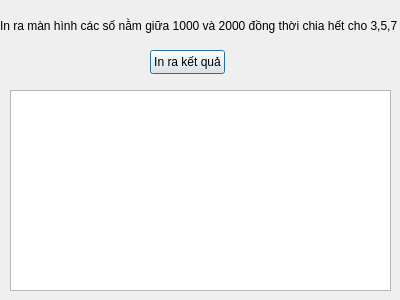
<?xml version="1.0" encoding="UTF-8"?>
<ui version="4.0">
 <class>Bai5_Tuan1</class>
 <widget class="QDialog" name="Bai5_Tuan1">
  <property name="geometry">
   <rect>
    <x>0</x>
    <y>0</y>
    <width>400</width>
    <height>300</height>
   </rect>
  </property>
  <property name="windowTitle">
   <string>Bai5_Tuan1</string>
  </property>
  <widget class="QPushButton" name="pushButton">
   <property name="geometry">
    <rect>
     <x>150</x>
     <y>50</y>
     <width>75</width>
     <height>24</height>
    </rect>
   </property>
   <property name="text">
    <string>In ra kết quả</string>
   </property>
  </widget>
  <widget class="QLabel" name="label">
   <property name="geometry">
    <rect>
     <x>0</x>
     <y>10</y>
     <width>441</width>
     <height>31</height>
    </rect>
   </property>
   <property name="text">
    <string>In ra màn hình các số nằm giữa 1000 và 2000 đồng thời chia hết cho 3,5,7</string>
   </property>
  </widget>
  <widget class="QTextEdit" name="textEdit">
   <property name="geometry">
    <rect>
     <x>10</x>
     <y>90</y>
     <width>381</width>
     <height>201</height>
    </rect>
   </property>
  </widget>
 </widget>
 <layoutdefault spacing="6" margin="11"/>
 <resources/>
 <connections/>
</ui>
